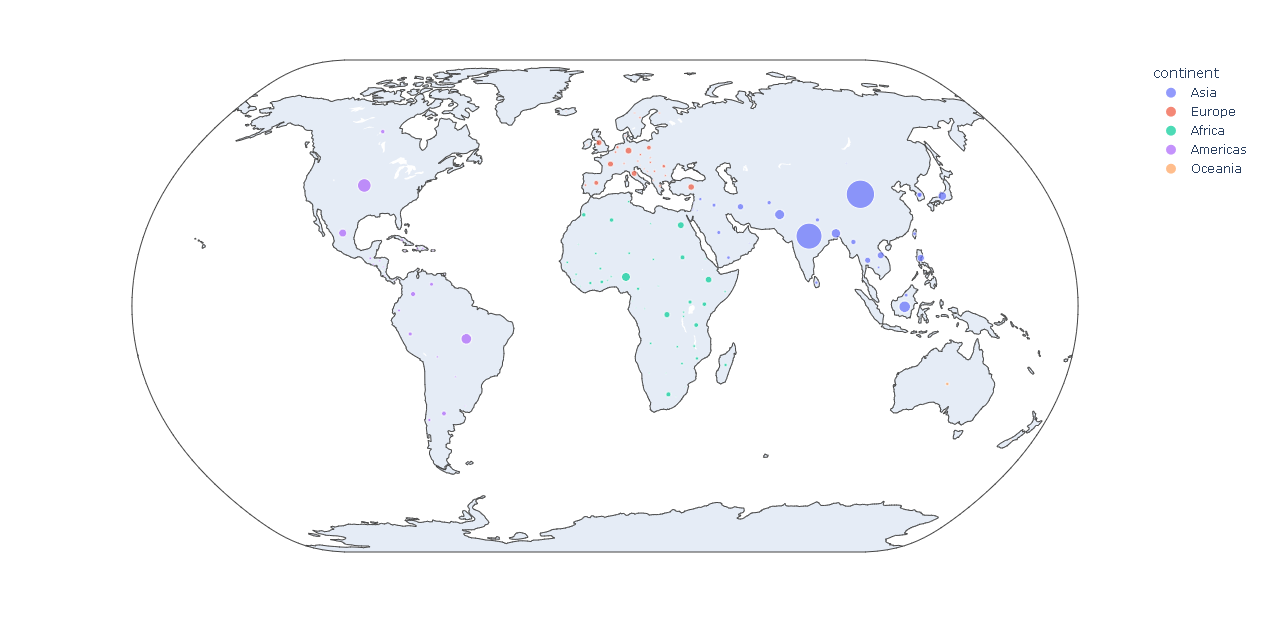

Source code (Python):
# Peronalizando o mapa de dispersão (scatter)

import plotly.express as px # chama o módulo como px para a biblioteca 

df = px.data.gapminder().query("year == 2007") # Cria o dataframe com dados do arquivo gapminder (padrão do Plotly)
fig = px.scatter_geo(df, locations="iso_alpha",
                     color="continent", # As cores utilizadas serão utilizadas pela coluna "continent"
                     hover_name="country", # Usa a coluna "country" como título do assunto
                     size="pop", # Tamanho do marcador, "pop" é uma das colunas do arquivo gapminder
                     projection="natural earth") # projection eem geo é o tipo de mapa escolhido
fig.show() # Plota o gráfico
